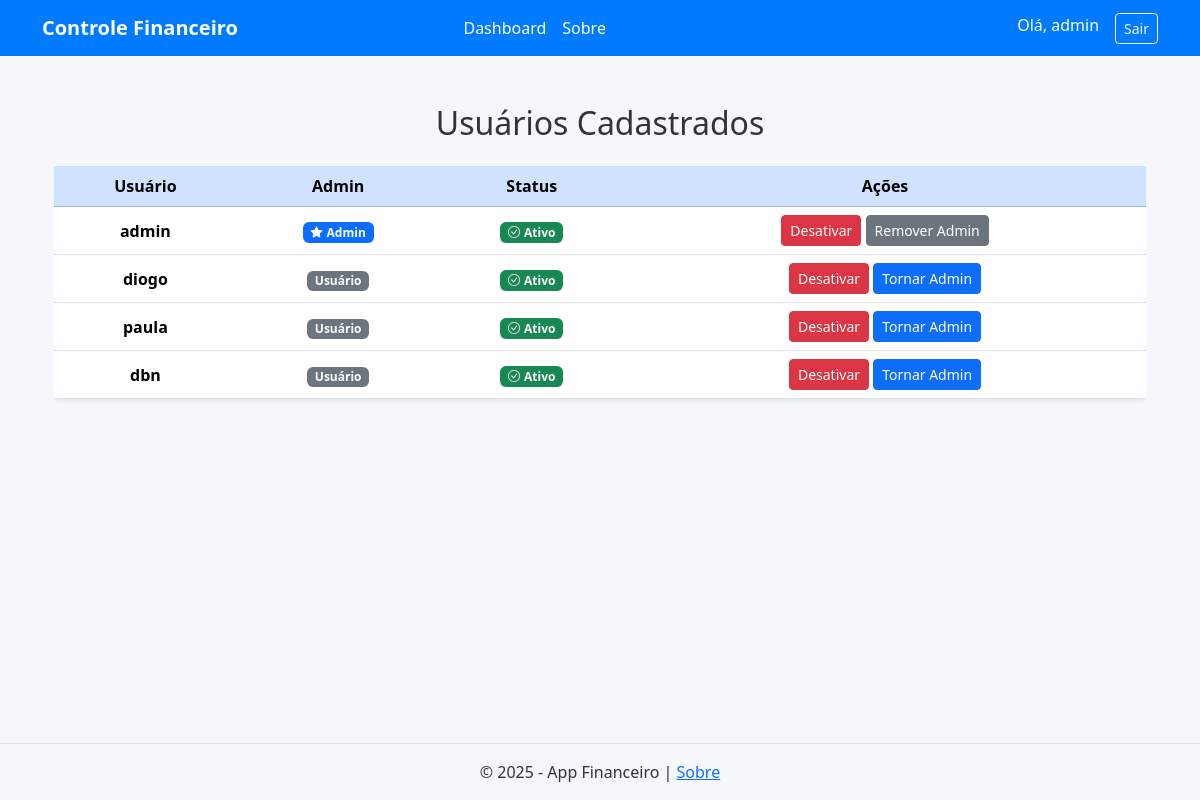
Page /admin/usuários (signed in) on the earlier database version.
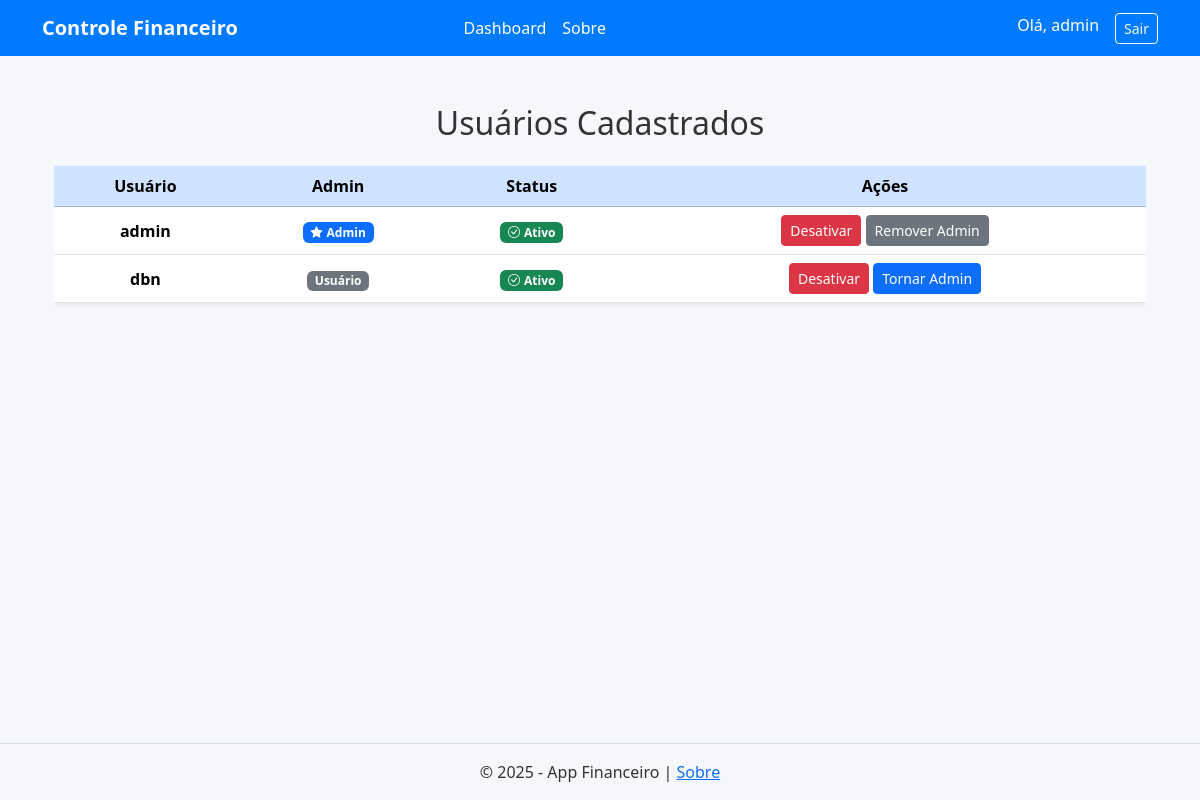
Same page on the later database version.
### tables this page shows
CREATE TABLE usuarios (
            id INTEGER PRIMARY KEY AUTOINCREMENT,
            username TEXT NOT NULL UNIQUE,
            senha_hash TEXT NOT NULL
        , is_admin BOOLEAN DEFAULT 0, ativo BOOLEAN DEFAULT 1, nome TEXT, sobrenome TEXT, cpf TEXT, nascimento TEXT, cidade TEXT, estado TEXT, celular TEXT, email TEXT, origem TEXT, canal TEXT);

### app.py (the view)
@app.route('/admin/usuários')
def listar_usuarios():
    if not session.get('is_admin'):
        flash('Acesso restrito para administradores.', 'danger')
        return redirect(url_for('login'))
    with sqlite3.connect('financeiro.db') as conexao:
        cursor = conexao.cursor()
        cursor.execute("SELECT id, username, senha_hash, is_admin, ativo FROM usuarios")
        usuarios = cursor.fetchall()
    return render_template('admin/usuarios.html', usuarios=usuarios)

### templates/admin/usuarios.html (shortened to what this page needs)
{% extends 'base.html' %}
{% block content %}
<div class="container mt-5">
    <h2 class="mb-4 text-center">Usuários Cadastrados</h2>
    <div class="table-responsive">
        <table class="table table-hover align-middle text-center shadow-sm rounded">
            <thead class="table-primary">
                <tr>
                    <th>Usuário</th>
                    <th>Admin</th>
                    <th>Status</th>
                    <th>Ações</th>
                </tr>
            </thead>
            <tbody>
                {% for usuario in usuarios %}
                <tr>
                    <td class="fw-semibold">{{ usuario[1] }}</td>
                    <td>
                        {% if usuario[3] %}
                            <span class="badge bg-primary"><i class="bi bi-star-fill me-1"></i>Admin</span>
                        {% else %}
                            <span class="badge bg-secondary">Usuário</span>
                        {% endif %}
                    </td>
                    <td>
                        {% if usuario[4] == 1 %}
                            <span class="badge bg-success"><i class="bi bi-check-circle me-1"></i>Ativo</span>
                        {% else %}
                            <span class="badge bg-danger"><i class="bi bi-x-circle me-1"></i>Inativo</span>
                        {% endif %}
                    </td>
                    <td>
                        <button class="btn btn-sm {% if usuario[4] %}btn-danger{% else %}btn-success{% endif %}"
                                data-bs-toggle="modal"
                                data-bs-target="#confirmarAcao{{ usuario[0] }}">
                            {% if usuario[4] %}Desativar{% else %}Ativar{% endif %}
                        </button>
                        <button class="btn btn-sm {% if usuario[3] %}btn-secondary{% else %}btn-primary{% endif %}"
                                data-bs-toggle="modal"
                                data-bs-target="#confirmarAdmin{{ usuario[0] }}">
                            {% if usuario[3] %}Remover Admin{% else %}Tornar Admin{% endif %}
                        </button>
                    </td>
                </tr>
                {% endfor %}
            </tbody>
        </table>
    </div>
</div>
{% endblock %}

### templates/base.html (shortened to what this page needs)
<!DOCTYPE html>
<html lang="pt-br">
<head>
    <link href="https://cdn.jsdelivr.net/npm/bootstrap@5.3.3/dist/css/bootstrap.min.css"
          rel="stylesheet"
>
    <link href="https://cdn.jsdelivr.net/npm/bootstrap-icons@1.10.5/font/bootstrap-icons.css" rel="stylesheet">
    <link rel="stylesheet" href="{{ url_for('static', filename='css/style.css') }}">
</head>
<body class="d-flex flex-column min-vh-100">
    {% include 'includes/navbar.html' %}
    <main class="container flex-grow-1">
        <div class="text-center">
            {% block content %}{% endblock %}
        </div>
    </main>
    {% include 'includes/footer.html' %}
</body>
</html>

### templates/includes/navbar.html (shortened to what this page needs)
<nav class="navbar navbar-expand-lg" style="background-color: #007BFF;">
    <div class="container">
        <a class="navbar-brand text-white fw-bold" href="{{ url_for('home') }}">Controle Financeiro</a>
        <div class="collapse navbar-collapse" id="navbarNav">
    {% if session.get('usuario') %}
        <ul class="navbar-nav mx-auto mb-2 mb-lg-0">
            {% if session['is_admin'] %}
                <li class="nav-item">
                    <a class="nav-link text-white" href="{{ url_for('admin_dashboard') }}">Dashboard</a>
                </li>
                <li class="nav-item">
                    <a class="nav-link text-white" href="{{ url_for('about') }}">Sobre</a>
                </li>
            {% endif %}
        </ul>
        <div class="d-flex ms-auto">
            <span class="text-white me-3">Olá, {{ session['usuario']['username'] }}</span>
            <a class="btn btn-outline-light btn-sm" href="{{ url_for('logout') }}">Sair</a>
        </div>
    {% else %}
        <div class="ms-auto">
            <a class="btn btn-outline-light btn-sm" href="{{ url_for('login') }}">Entrar</a>
        </div>
    {% endif %}
</div>
    </div>
</nav>

### templates/includes/footer.html
<footer class="text-center mt-5 py-3 border-top">
    <p class="mb-0">
        &copy; 2025 - App Financeiro | <a href="{{ url_for('about') }}">Sobre</a>
    </p>
</footer>

### static/css/style.css (style rules this page uses)
:root { --fundo-principal: #F5F7FA; --fundo-card: #FFFFFF; --primaria: #4F9DDE; --secundaria: #6FCF97; --texto-principal: #333333; --texto-secundario: #666666; --borda: #E0E0E0; --erro: #EB5757; --sucesso: #27AE60; }
body { background-color: var(--fundo-principal); color: var(--texto-principal); font-family: 'Segoe UI', Tahoma, Geneva, Verdana, sans-serif; min-height: 100vh; }

Differences in the rows shown:
removed usuarios: username "diogo", is_admin "Usuário", ativo True (drawn)
removed usuarios: username "paula", is_admin "Usuário", ativo True (drawn)
